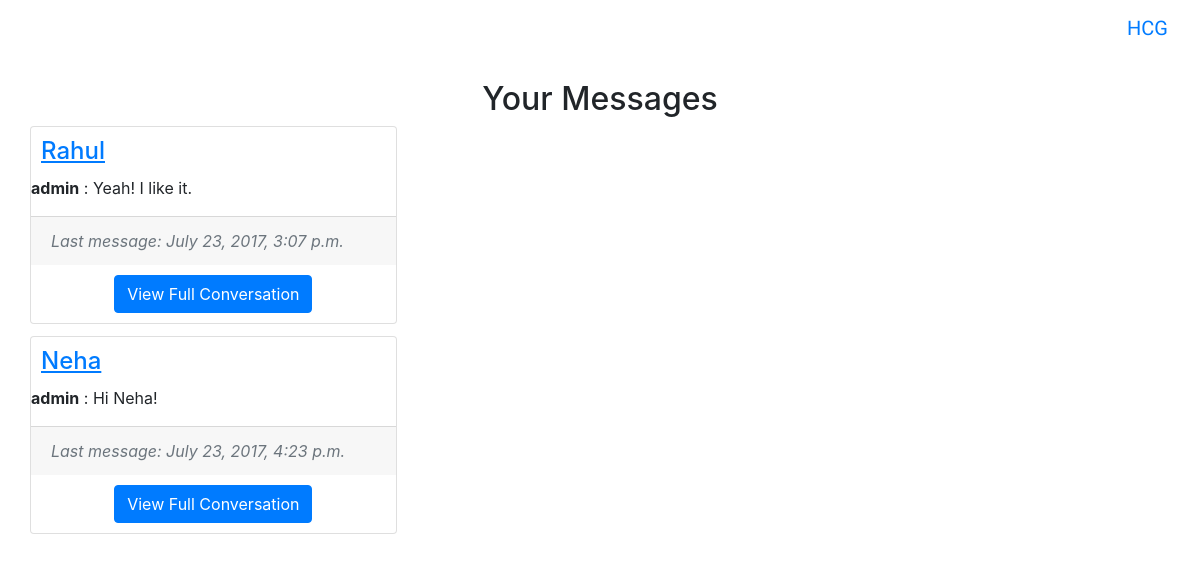
Page /HCG/messages/ (signed in) on the committed database.
### HCG/models.py (models this page shows, shortened)
class Message(models.Model):
    sender = models.ForeignKey(User,related_name='sender')
    receiver = models.ForeignKey(User,related_name='receiver')
    message = models.TextField(max_length=1000)
    timestamp = models.DateTimeField(auto_created=True)

### HCG/views.py (the view)
def ViewMessagesSummaries(request):
    user = request.user;
    messages = Message.objects.filter(Q(sender=user) | Q(receiver=user))
    uniqueUsers = list()
    for message in messages:
        uniqueUsers.append(message.sender)
        uniqueUsers.append(message.receiver)
    uniqueUsers.append(user)
    uniqueUsers = list(set(uniqueUsers))
    uniqueUsers.remove(user)
    class MessageSummary:
        def __init__(self,user,message,time,otherUser):
            self.user = user
            self.message = message
            self.time = time
            self.otherUser = otherUser
    l = len(messages)
    messageSummaries = list()
    for uniqueUser in uniqueUsers:
        conversation = messages.filter((Q(receiver=uniqueUser) & Q(sender=user)) | (Q(receiver=user) & Q(sender=uniqueUser)))
        conversation = sorted(conversation, key=operator.attrgetter('timestamp'))
        l = len(conversation)
        headerUser = conversation[l-1].sender
        headerMessage = conversation[l-1].message
        headerTime = conversation[l-1].timestamp
        messageSummaries.append(MessageSummary(headerUser,headerMessage,headerTime,uniqueUser))
    if len(messageSummaries) == 0:
        title = 'No messages yet!'
    else: title = 'Your Messages'
    template = loader.get_template('HCG/myMessagesSummaryTemplate.html')
    context = {
        'username': request.user.username,
        'messageSummaries' : messageSummaries,
        'title' : title,
    }
    return HttpResponse(template.render(context, request))

### HCG/templates/HCG/myMessagesSummaryTemplate.html (shortened to what this page needs)
{% extends 'base.html' %}
{% block body %}
<br>
<h2 style="text-align:center;">{{ title }}</h2>
<div class="container">
    <div class="row">
        <div class="card-columns" style="display:inline-block;">
            {% for messageSummary in messageSummaries %}
    <div class="card" style="margin-left=200x;">
        <div class="card-block">
            <a href="/HCG/profile/?q={{ messageSummary.otherUser.username }}" ><h4 class="card-text" style="padding:10px;"><u>{{ messageSummary.otherUser.username }}</u></h4></a>
            <p class="card-text"><b>{{ messageSummary.user.username }}</b> : {{ messageSummary.message }}</p>
        <div class="card-footer text-muted">
    <i> Last message: {{ messageSummary.time }} </i>
  </div>
        <div class="text-center" style="margin:10px;">
        <a href="/HCG/messageDetails/?q={{ messageSummary.otherUser.username }}" class="btn btn-primary">View Full Conversation</a>
        </div>
    </div>
    </div>
    {% endfor %}
        </div>
    </div>
</div>
{% endblock %}

### HCG/static/style.css (style rules this page uses)
body { background: white url("images/testbackground.jpg"); }

### rows in the picture
Message: message "Yeah! I like it.", time "July 23, 2017, 3:07 p.m."
Message: message "Hi Neha!", time "July 23, 2017, 4:23 p.m."

### other values in the picture
{{ title }} "Your Messages"
{{ messageSummary.otherUser.username }} "Rahul" "Neha"
{{ messageSummary.user.username }} "admin" "admin"
